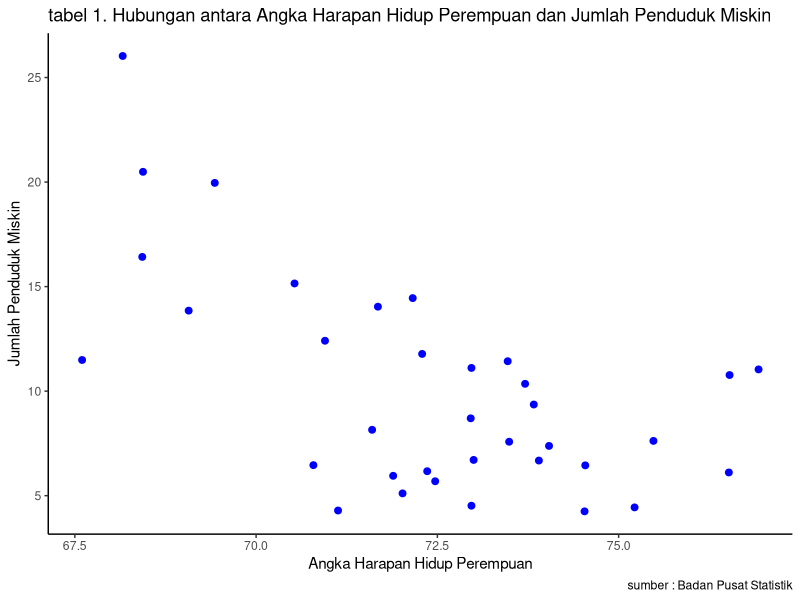

Write R code to recreate this figure.
## ---- chunk 1
library("tidyverse")
library("readxl")
library("dplyr")
## ---- chunk 2
#import dataset
library(readxl)
dat<-read_excel('dat.xlsx')
head(dat)
## ---- chunk 3
library("ggplot2")
library("readxl")
library("dplyr")
ggplot(data=dat,aes(x=AHHP,y=JPM))+
  geom_point(color="blue",size=2)+
  labs(title="tabel 1. Hubungan antara Angka Harapan Hidup Perempuan dan Jumlah Penduduk Miskin",
      x="Angka Harapan Hidup Perempuan",
      y="Jumlah Penduduk Miskin",
      caption = "sumber : Badan Pusat Statistik")+
   theme_classic()
## ---- chunk 4
#import dataset
library(readxl)
dat<-read_excel('dat.xlsx')
head(dat)
## ---- chunk 5
reg1<-lm(AHHP~JPM,data=dat)
summary(reg1)
